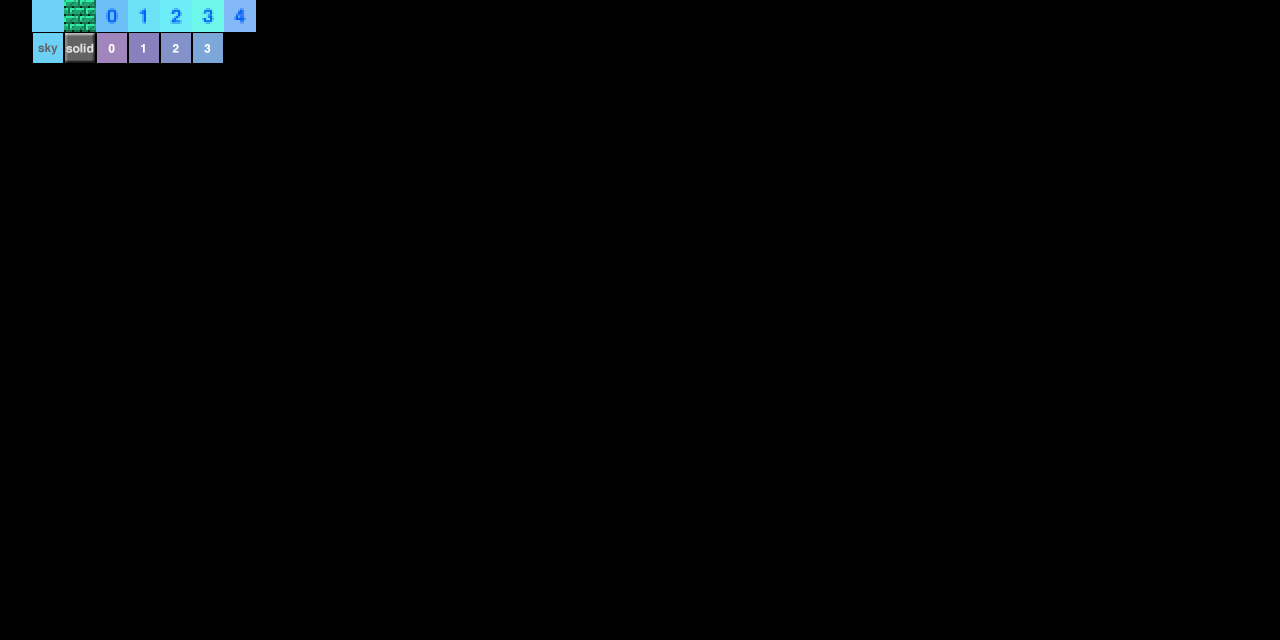

A level layout from a 2D game, rendered from its tile map. Below: a short description, then the map file with its tile-grid data intact:
An orthogonal 40x20 tile map with 32x32 px tiles, 1 tile layer (Tile Layer 1), 2 tilesets.

<map version="1.0" orientation="orthogonal" renderorder="right-down" width="40" height="20" tilewidth="32" tileheight="32">
 <tileset firstgid="1" name="meanings" tilewidth="32" tileheight="32">
  <image source="tile-meaning-icons.png" width="512" height="256" />
 </tileset>
 <tileset firstgid="129" name="bricks" tilewidth="32" tileheight="32">
  <image source="bricks.png" width="256" height="32" />
 </tileset>
 <layer name="Tile Layer 1" width="40" height="20">
  <data encoding="csv">
129,130,131,132,133,134,135,136,0,0,0,0,0,0,0,0,0,0,0,0,0,0,0,0,0,0,0,0,0,0,0,0,0,0,0,0,0,0,0,0,
0,1,2,3,4,5,6,0,0,0,0,0,0,0,0,0,0,0,0,0,0,0,0,0,0,0,0,0,0,0,0,0,0,0,0,0,0,0,0,0,
0,0,0,0,0,0,0,0,0,0,0,0,0,0,0,0,0,0,0,0,0,0,0,0,0,0,0,0,0,0,0,0,0,0,0,0,0,0,0,0,
0,0,0,0,0,0,0,0,0,0,0,0,0,0,0,0,0,0,0,0,0,0,0,0,0,0,0,0,0,0,0,0,0,0,0,0,0,0,0,0,
0,0,0,0,0,0,0,0,0,0,0,0,0,0,0,0,0,0,0,0,0,0,0,0,0,0,0,0,0,0,0,0,0,0,0,0,0,0,0,0,
0,0,0,0,0,0,0,0,0,0,0,0,0,0,0,0,0,0,0,0,0,0,0,0,0,0,0,0,0,0,0,0,0,0,0,0,0,0,0,0,
0,0,0,0,0,0,0,0,0,0,0,0,0,0,0,0,0,0,0,0,0,0,0,0,0,0,0,0,0,0,0,0,0,0,0,0,0,0,0,0,
0,0,0,0,0,0,0,0,0,0,0,0,0,0,0,0,0,0,0,0,0,0,0,0,0,0,0,0,0,0,0,0,0,0,0,0,0,0,0,0,
0,0,0,0,0,0,0,0,0,0,0,0,0,0,0,0,0,0,0,0,0,0,0,0,0,0,0,0,0,0,0,0,0,0,0,0,0,0,0,0,
0,0,0,0,0,0,0,0,0,0,0,0,0,0,0,0,0,0,0,0,0,0,0,0,0,0,0,0,0,0,0,0,0,0,0,0,0,0,0,0,
0,0,0,0,0,0,0,0,0,0,0,0,0,0,0,0,0,0,0,0,0,0,0,0,0,0,0,0,0,0,0,0,0,0,0,0,0,0,0,0,
0,0,0,0,0,0,0,0,0,0,0,0,0,0,0,0,0,0,0,0,0,0,0,0,0,0,0,0,0,0,0,0,0,0,0,0,0,0,0,0,
0,0,0,0,0,0,0,0,0,0,0,0,0,0,0,0,0,0,0,0,0,0,0,0,0,0,0,0,0,0,0,0,0,0,0,0,0,0,0,0,
0,0,0,0,0,0,0,0,0,0,0,0,0,0,0,0,0,0,0,0,0,0,0,0,0,0,0,0,0,0,0,0,0,0,0,0,0,0,0,0,
0,0,0,0,0,0,0,0,0,0,0,0,0,0,0,0,0,0,0,0,0,0,0,0,0,0,0,0,0,0,0,0,0,0,0,0,0,0,0,0,
0,0,0,0,0,0,0,0,0,0,0,0,0,0,0,0,0,0,0,0,0,0,0,0,0,0,0,0,0,0,0,0,0,0,0,0,0,0,0,0,
0,0,0,0,0,0,0,0,0,0,0,0,0,0,0,0,0,0,0,0,0,0,0,0,0,0,0,0,0,0,0,0,0,0,0,0,0,0,0,0,
0,0,0,0,0,0,0,0,0,0,0,0,0,0,0,0,0,0,0,0,0,0,0,0,0,0,0,0,0,0,0,0,0,0,0,0,0,0,0,0,
0,0,0,0,0,0,0,0,0,0,0,0,0,0,0,0,0,0,0,0,0,0,0,0,0,0,0,0,0,0,0,0,0,0,0,0,0,0,0,0,
0,0,0,0,0,0,0,0,0,0,0,0,0,0,0,0,0,0,0,0,0,0,0,0,0,0,0,0,0,0,0,0,0,0,0,0,0,0,0,0
</data>
 </layer>
</map>
